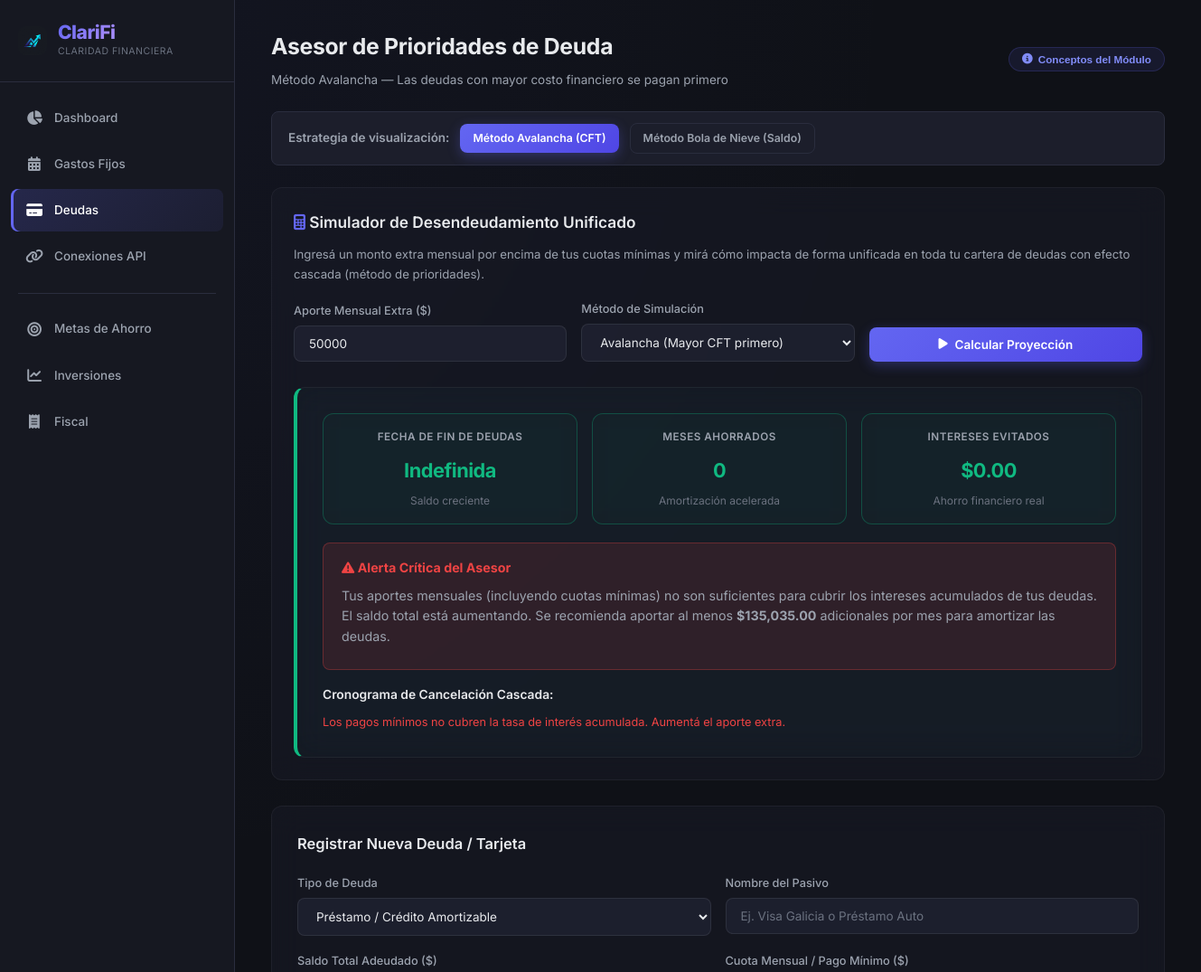
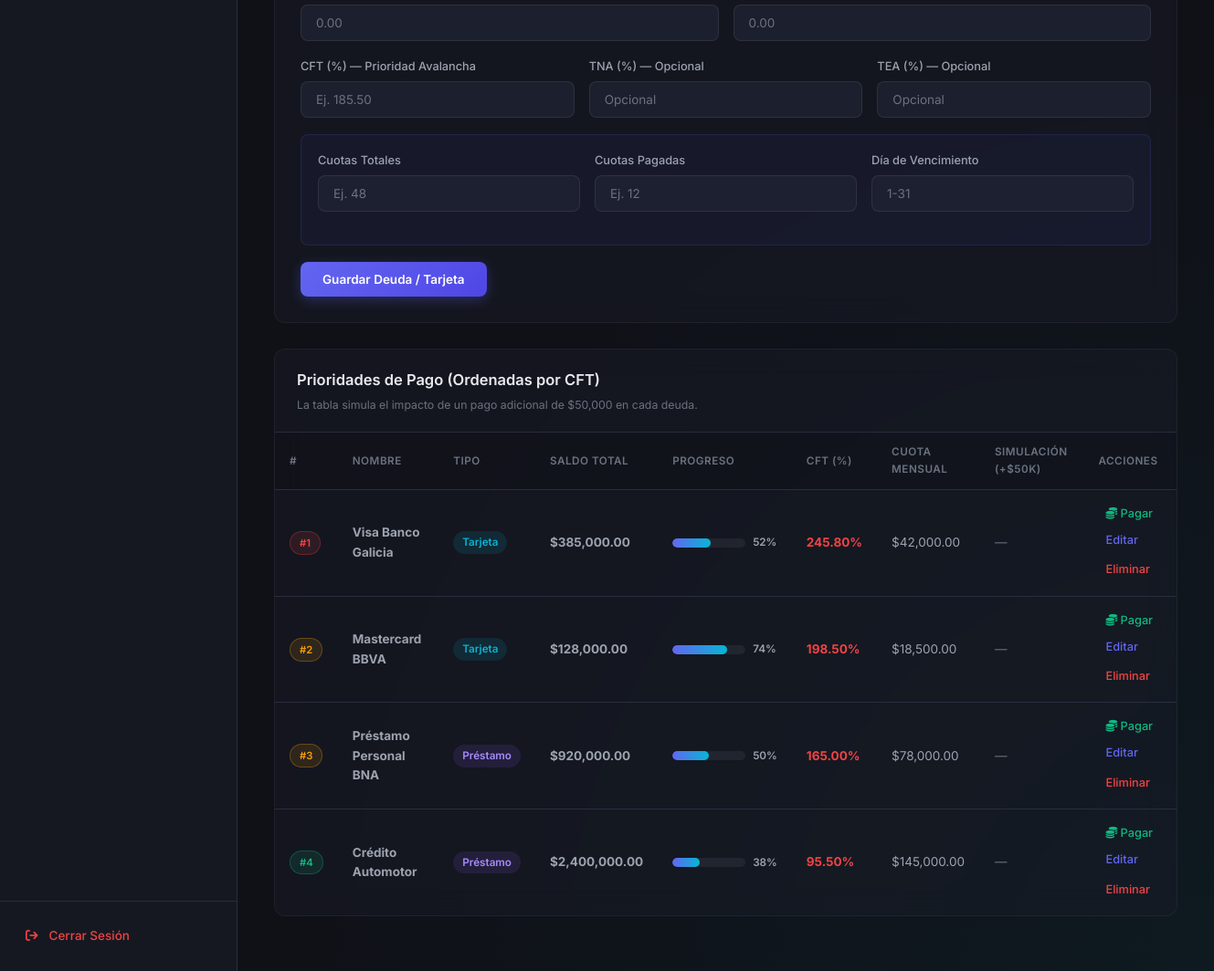
/index.php?action=deudas (signed in), run on the app's committed database (2 pictures, top to bottom).
### tables this page shows
CREATE TABLE deudas (
  id_deuda int NOT NULL AUTO_INCREMENT,
  nombre_deuda varchar(100) NOT NULL,
  saldo_total decimal(18,2) NOT NULL,
  cuota_mensual decimal(18,2) NOT NULL,
  tipo_deuda enum('prestamo','tarjeta_credito') NOT NULL,
  cft decimal(10,2) NOT NULL,
  tna decimal(10,2) DEFAULT NULL,
  tea int DEFAULT NULL,
  id_usuario int NOT NULL,
  limite_credito decimal(18,2) DEFAULT NULL,
  dia_cierre int DEFAULT NULL,
  dia_vencimiento int DEFAULT NULL,
  cuotas_totales int DEFAULT NULL,
  cuotas_pagadas int DEFAULT NULL,
  fecha_inicio date DEFAULT NULL,
  PRIMARY KEY (id_deuda),
  KEY fk_deudas_usuarios1_idx (id_usuario),
  CONSTRAINT fk_deudas_usuarios1 FOREIGN KEY (id_usuario) REFERENCES usuarios (id_usuario) ON DELETE CASCADE
);

### app/models/DeudaModel.php (called while the page is built, shortened)
<?php
require_once 'Conexion.php';
class DeudaModel {
    private $db;
    public function __construct() {
        $conexion = new Conexion();
        $this->db = $conexion->conectar();
    }
    public function obtenerDeudasAvalancha($id_usuario) {
        $sql = "SELECT * FROM deudas WHERE id_usuario = :id_usuario ORDER BY cft DESC";
        $stmt = $this->db->prepare($sql);
        $stmt->bindParam(':id_usuario', $id_usuario, PDO::PARAM_INT);
        $stmt->execute();
        return $stmt->fetchAll(PDO::FETCH_ASSOC);
    }
}
?>

### app/models/Conexion.php (called while the page is built, shortened)
<?php
class Conexion {
    private $host;
    private $db_name;
    private $username;
    private $password;
    private $port;
    public function __construct() {
        $this->host     = getenv('MYSQLHOST')     ?: (getenv('MYSQL_HOST')     ?: '127.0.0.1');
        $this->db_name  = getenv('MYSQLDATABASE') ?: (getenv('MYSQL_DATABASE') ?: 'gestor_financiero');
        $this->username = getenv('MYSQLUSER')     ?: (getenv('MYSQL_USER')     ?: 'root');
        $this->password = getenv('MYSQLPASSWORD') ?: (getenv('MYSQL_PASSWORD') ?: '');
        $this->port     = getenv('MYSQLPORT')     ?: (getenv('MYSQL_PORT')     ?: '3306');
    }
    public function conectar() {
        $this->conn = null;
        try {
            $dsn = "mysql:host=" . $this->host . ";port=" . $this->port . ";dbname=" . $this->db_name . ";charset=utf8mb4";
            $opciones = [
                PDO::ATTR_ERRMODE            => PDO::ERRMODE_EXCEPTION,
                PDO::ATTR_DEFAULT_FETCH_MODE => PDO::FETCH_ASSOC,
                PDO::ATTR_EMULATE_PREPARES   => false,
            ];
            $this->conn = new PDO($dsn, $this->username, $this->password, $opciones);
        } catch(PDOException $e) {
            echo "Error de conexión crítica: " . $e->getMessage();
            die();
        }
        return $this->conn;
    }
}
?>

### app/controllers/DeudaController.php (called while the page is built, shortened)
<?php
require_once 'app/models/DeudaModel.php';
class DeudaController {
    private $deudaModel;
    public function __construct() {
        $this->deudaModel = new DeudaModel();
    }
    public function obtenerDatosDeudas($id_usuario, $metodo = 'avalancha') {
        if ($metodo === 'bolanieve') {
            $deudas = $this->deudaModel->obtenerDeudasBolaNieve($id_usuario);
        } else {
            $deudas = $this->deudaModel->obtenerDeudasAvalancha($id_usuario);
        }
        foreach ($deudas as &$deuda) {
            $saldo = $deuda['saldo_total'];
            $cuota = $deuda['cuota_mensual'];
            $tasa_mensual = ($deuda['cft'] / 12) / 100;
        }
        return $deudas;
    }
}
?>

### app/views/lista_deudas_view.php (the view, shortened to what this page needs)
<?php $page_title = 'Deudas'; require_once 'app/views/partials/layout_header.php';
$metodo_actual = $_GET['metodo'] ?? 'avalancha';
?>
    <div class="header-actions-row">
        <div class="page-header" style="margin-bottom: 0;">
            <h2>Asesor de Prioridades de Deuda</h2>
            <p><?= $metodo_actual === 'bolanieve' ? 'Método Bola de Nieve — Las deudas con menor saldo se liquidan primero' : 'Método Avalancha — Las deudas con mayor costo financiero se pagan primero' ?></p>
        </div>
        <button type="button" class="info-btn" onclick="toggleAyuda()"><i class="fa-solid fa-circle-info"></i> Conceptos del Módulo</button>
    </div>
    <div class="strategy-selector" style="margin-bottom: 24px; display: flex; align-items: center; gap: 12px; background: var(--bg-card); padding: 12px 18px; border: 1px solid var(--border); border-radius: var(--radius-sm);">
        <span style="font-weight: 600; font-size: 0.9rem; color: var(--text-secondary);">Estrategia de visualización:</span>
        <a href="index.php?action=deudas&metodo=avalancha" class="btn <?= $metodo_actual === 'avalancha' ? 'btn-primary' : 'btn-cancel' ?> btn-sm">Método Avalancha (CFT)</a>
        <a href="index.php?action=deudas&metodo=bolanieve" class="btn <?= $metodo_actual === 'bolanieve' ? 'btn-primary' : 'btn-cancel' ?> btn-sm">Método Bola de Nieve (Saldo)</a>
    </div>
    <div class="card" style="margin-bottom: 28px;">
        <h3 style="font-size: 1.15rem; font-weight: 600; margin-bottom: 12px;"><i class="fa-solid fa-calculator text-accent"></i> Simulador de Desendeudamiento Unificado</h3>
        <p style="font-size: 0.88rem; color: var(--text-secondary); margin-bottom: 18px;">
            Ingresá un monto extra mensual por encima de tus cuotas mínimas y mirá cómo impacta de forma unificada en toda tu cartera de deudas con efecto cascada (método de prioridades).
        </p>
        <div class="form-grid-3" style="align-items: flex-end; gap: 16px; margin-bottom: 24px;">
            <div class="form-group" style="margin-bottom: 0;">
                <label>Aporte Mensual Extra ($)</label>
                <input type="number" id="sim_aporte_extra" min="0" step="1000" value="50000" placeholder="Ej: 50000">
            </div>
            <div class="form-group" style="margin-bottom: 0;">
                <label>Método de Simulación</label>
                <select id="sim_metodo">
                    <option value="avalancha" <?= $metodo_actual === 'avalancha' ? 'selected' : '' ?>>Avalancha (Mayor CFT primero)</option>
                </select>
            </div>
            <button type="button" class="btn btn-primary" onclick="simularDesendeudamiento()"><i class="fa-solid fa-play"></i> Calcular Proyección</button>
        </div>
        <div id="sim_resultados" class="results-block" style="display: none; border-left-color: var(--green) !important; background: rgba(16, 185, 129, 0.02);">
            <div class="form-grid-3 text-center" style="margin-bottom: 20px;">
                <div class="stat-card positive" style="padding: 16px;">
                    <div class="card-title" style="font-size: 0.78rem;">Fecha de Fin de Deudas</div>
                    <div class="card-value text-green" id="res_mes_fin" style="font-size: 1.45rem;">-</div>
                    <div class="card-subtitle" id="res_tiempo_total">-</div>
                </div>
                <div class="stat-card positive" style="padding: 16px;">
                    <div class="card-title" style="font-size: 0.78rem;">Meses Ahorrados</div>
                    <div class="card-value text-green" id="res_meses_ahorrad" style="font-size: 1.45rem;">-</div>
                    <div class="card-subtitle">Amortización acelerada</div>
                </div>
                <div class="stat-card positive" style="padding: 16px;">
                    <div class="card-title" style="font-size: 0.78rem;">Intereses Evitados</div>
                    <div class="card-value text-green" id="res_intereses_ahorrad" style="font-size: 1.45rem;">-</div>
                    <div class="card-subtitle">Ahorro financiero real</div>
                </div>
            </div>
            <div id="sim_alerta_insuficiente" class="alert alert-danger" style="display: none; margin-bottom: 16px;">
                <h4><i class="fa-solid fa-triangle-exclamation"></i> Alerta Crítica del Asesor</h4>
                <p>
                    Tus aportes mensuales (incluyendo cuotas mínimas) no son suficientes para cubrir los intereses acumulados de tus deudas.
                    El saldo total está aumentando. Se recomienda aportar al menos <strong id="sim_min_sugerido">$0</strong> adicionales por mes para amortizar las deudas.
                </p>
            </div>
            <h4 style="font-size: 0.92rem; font-weight: 600; margin-bottom: 10px; color: var(--text-primary);">Cronograma de Cancelación Cascada:</h4>
            <ul id="res_cronograma" style="list-style: none; padding-left: 0; font-size: 0.85rem; color: var(--text-secondary); display: flex; flex-direction: column; gap: 8px;">
            </ul>
        </div>
    </div>
    <div class="form-card">
        <h3>Registrar Nueva Deuda / Tarjeta</h3>
        <form action="index.php?action=registrar_deuda" method="POST">
            <div class="form-grid-2">
                <div class="form-group">
                    <label>Tipo de Deuda</label>
                    <select name="tipo_deuda" id="tipo_deuda" required onchange="toggleCampos()">
                        <option value="prestamo">Préstamo / Crédito Amortizable</option>
                    </select>
                </div>
                <div class="form-group">
                    <label>Nombre del Pasivo</label>
                    <input type="text" name="nombre_deuda" required placeholder="Ej. Visa Galicia o Préstamo Auto">
                </div>
            </div>
            <div class="form-grid-2">
                <div class="form-group">
                    <label>Saldo Total Adeudado ($)</label>
                    <input type="number" step="0.01" name="saldo_total" required min="0" placeholder="0.00">
                </div>
                <div class="form-group">
                    <label>Cuota Mensual / Pago Mínimo ($)</label>
                    <input type="number" step="0.01" name="cuota_mensual" id="cuota_mensual" min="0" placeholder="0.00">
                </div>
            </div>
            <div class="form-grid-3">
                <div class="form-group">
                    <label>CFT (%) — Prioridad Avalancha</label>
                    <input type="number" step="0.01" name="cft" required min="0.01" title="Costo Financiero Total" placeholder="Ej. 185.50">
                </div>
                <div class="form-group">
                    <label>TNA (%) — Opcional</label>
                    <input type="number" step="0.01" name="tna" min="0" placeholder="Opcional">
                </div>
                <div class="form-group">
                    <label>TEA (%) — Opcional</label>
                    <input type="number" step="0.01" name="tea" min="0" placeholder="Opcional">
                </div>
            </div>
            <div id="campos_prestamo" class="conditional-block">
                <div class="form-grid-3">
                    <div class="form-group">
                        <label>Cuotas Totales</label>
                        <input type="number" name="cuotas_totales" min="1" placeholder="Ej. 48">
                    </div>
                    <div class="form-group">
                        <label>Cuotas Pagadas</label>
                        <input type="number" name="cuotas_pagadas" min="0" placeholder="Ej. 12">
                    </div>
                    <div class="form-group">
                        <label>Día de Vencimiento</label>
                        <input type="number" name="dia_vencimiento" min="1" max="31" placeholder="1-31">
                    </div>
                </div>
            </div>
            <button type="submit" class="btn btn-primary">Guardar Deuda / Tarjeta</button>
        </form>
    </div>
    <div class="table-card">
        <div class="table-header">
            <h3>Prioridades de Pago (Ordenadas por <?= $metodo_actual === 'bolanieve' ? 'Saldo Mínimo' : 'CFT' ?>)</h3>
            <p>La tabla simula el impacto de un pago adicional de $50,000 en cada deuda.</p>
        </div>
        <table>
            <thead>
                <tr>
                    <th>#</th>
                    <th>Nombre</th>
                    <th>Tipo</th>
                    <th>Saldo Total</th>
                    <th>Progreso</th>
                    <th>CFT (%)</th>
                    <th>Cuota Mensual</th>
                    <th>Simulación (+$50k)</th>
                    <th>Acciones</th>
                </tr>
            </thead>
            <tbody>
                <?php if (!empty($datos)): ?>
                    <?php $prioridad = 1; foreach ($datos as $deuda): ?>
                        <tr>
                            <td>
                                <?php
                                    $badge_class = $prioridad === 1 ? 'high' : ($prioridad <= 3 ? 'medium' : 'low');
                                ?>
                                <span class="priority-badge <?= $badge_class ?>">#<?= $prioridad ?></span>
                            </td>
                            <td><strong><?= htmlspecialchars($deuda['nombre_deuda']) ?></strong></td>
                            <td>
                                <span class="type-badge <?= $deuda['tipo_deuda'] === 'tarjeta_credito' ? 'tarjeta' : 'prestamo' ?>">
                                    <?= $deuda['tipo_deuda'] === 'tarjeta_credito' ? 'Tarjeta' : 'Préstamo' ?>
                                </span>
                            </td>
                            <td><strong>$<?= number_format($deuda['saldo_total'], 2) ?></strong></td>
                            <td>
                                <?php
                                $progreso = 0;
                                if ($deuda['tipo_deuda'] === 'prestamo' && $deuda['cuotas_totales'] > 0) {
                                    $progreso = ($deuda['cuotas_pagadas'] / $deuda['cuotas_totales']) * 100;
                                } elseif ($deuda['tipo_deuda'] === 'tarjeta_credito' && $deuda['limite_credito'] > 0) {
                                    $progreso = (($deuda['limite_credito'] - $deuda['saldo_total']) / $deuda['limite_credito']) * 100;
                                }
                                $progreso = min(max($progreso, 0), 100);
                                ?>
                                <div style="display: flex; align-items: center; gap: 8px;">
                                    <div class="progress-track" style="width: 80px;" title="<?= round($progreso) ?>% pagado/libre">
                                        <div class="progress-fill <?= $progreso >= 100 ? 'complete' : '' ?>" style="width: <?= $progreso ?>%;"></div>
                                    </div>
                                    <span style="font-size: 0.78rem; font-weight: 600; color: var(--text-secondary);"><?= round($progreso) ?>%</span>
                                </div>
                            </td>
                            <td class="text-red"><strong><?= number_format($deuda['cft'], 2) ?>%</strong></td>
                            <td>$<?= number_format($deuda['cuota_mensual'], 2) ?></td>
                            <td>
                                <?php if ($deuda['meses_ahorrados'] > 0): ?>
                                    <span class="text-green">Ahorrás <?= round($deuda['meses_ahorrados']) ?> meses</span><br>
                                    <span class="text-green" style="font-size: 0.82rem;">Evitás $<?= number_format($deuda['intereses_ahorrados'], 2) ?> en int.</span>
                                <?php else: ?>
                                    <span class="text-muted">—</span>
                                <?php endif; ?>
                            </td>
                            <td>
                                <div class="action-group">
                                    <button type="button" class="action-link pay" onclick="togglePago(<?= $deuda['id_deuda'] ?>)"><i class="fa-solid fa-coins"></i> Pagar</button>
                                    <a href="index.php?action=editar_deuda&id=<?= $deuda['id_deuda'] ?>" class="action-link edit">Editar</a>
                                    <a href="index.php?action=eliminar_deuda&id=<?= $deuda['id_deuda'] ?>" class="action-link delete" onclick="return confirm('¿Eliminar este pasivo? Esta acción es irreversible.');">Eliminar</a>
                                </div>
                            </td>
                        </tr>
                    <?php $prioridad++; endforeach; ?>
                <?php else: ?>
                    <tr>
                        <td colspan="9" style="text-align: center; padding: 30px;">No tenés deudas registradas. ¡Excelente!</td>
                    </tr>
                <?php endif; ?>
            </tbody>
        </table>
    </div>
<?php require_once 'app/views/partials/layout_footer.php'; ?>

### data on the page
deudas: nombre_deuda "Visa Banco Galicia", tipo_deuda "Tarjeta", saldo_total "385,000.00", progreso "52", cft "245.80", cuota_mensual "42,000.00"
deudas: nombre_deuda "Mastercard BBVA", tipo_deuda "Tarjeta", saldo_total "128,000.00", progreso "74", cft "198.50", cuota_mensual "18,500.00"
deudas: nombre_deuda "Préstamo Personal BNA", tipo_deuda "Préstamo", saldo_total "920,000.00", progreso "50", cft "165.00", cuota_mensual "78,000.00"
deudas: nombre_deuda "Crédito Automotor", tipo_deuda "Préstamo", saldo_total "2,400,000.00", progreso "38", cft "95.50", cuota_mensual "145,000.00"
